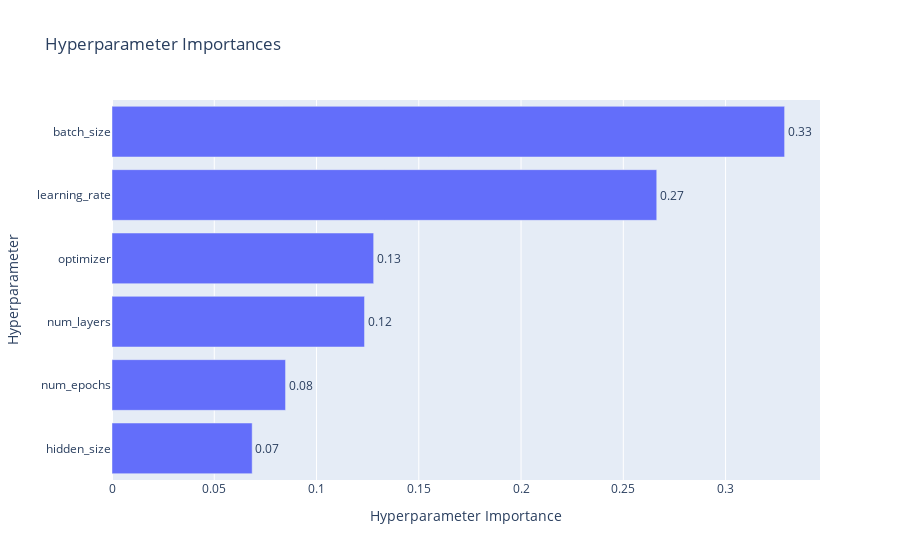

Notebook code cell kept with this figure:
### Code cell
trainer.plot_param_importances()

### Figure 1 — Plotly figure (JSON) as saved in the notebook; plotly's stock layout.template omitted (floating-point values rounded to 4 significant figures)
{"data": [{"cliponaxis": false, "hovertemplate": ["hidden_size (IntDistribution): 0.06853798984496931<extra></extra>", "num_epochs (IntDistribution): 0.0848506523831212<extra></extra>", "num_layers (IntDistribution): 0.1234659267797084<extra></extra>", "optimizer (CategoricalDistribution): 0.12793625542792705<extra></extra>", "learning_rate (FloatDistribution): 0.2663477771576517<extra></extra>", "batch_size (IntDistribution): 0.32886139840662226<extra></extra>"], "name": "Objective Value", "orientation": "h", "text": ["0.07", "0.08", "0.12", "0.13", "0.27", "0.33"], "textposition": "outside", "type": "bar", "x": [0.06854, 0.08485, 0.1235, 0.1279, 0.2663, 0.3289], "y": ["hidden_size", "num_epochs", "num_layers", "optimizer", "learning_rate", "batch_size"]}], "layout": {"title": {"text": "Hyperparameter Importances"}, "xaxis": {"title": {"text": "Hyperparameter Importance"}}, "yaxis": {"title": {"text": "Hyperparameter"}}}}
